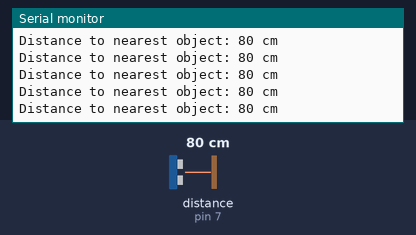
A sketch run on a simulated Arduino Uno, built with avr-gcc and run on an emulated ATmega328P. Parts: the last lines printed to the serial monitor. Wiring (inferred from the names in the program): ultrasonic range finder: trigger pin 7; echo pin 7. Inputs (shaded band) come from the test bench; at power-on: distance to the obstacle (sensor on pin 7) 80 cm. The echo pulse lasts 58.3 µs per cm.

Above: at 1.2 s.
1.3 s: distance to the obstacle (sensor on pin 7) set to 35 cm
At 1.38 s:
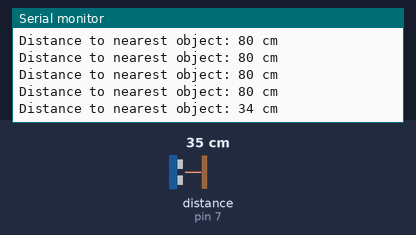
4.3 s: distance to the obstacle (sensor on pin 7) set to 120 cm
At 4.38 s:
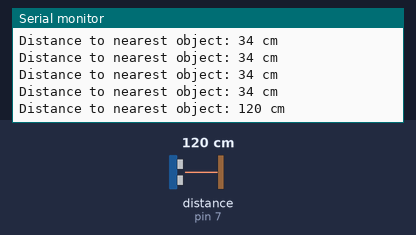
7.3 s: distance to the obstacle (sensor on pin 7) set to 299 cm
At 7.41 s:
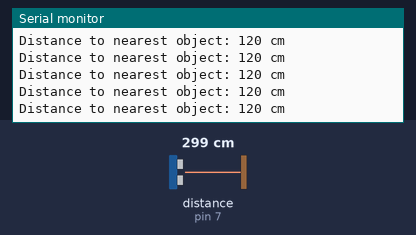
10.3 s: distance to the obstacle (sensor on pin 7) set to 250 cm
At 10.38 s:
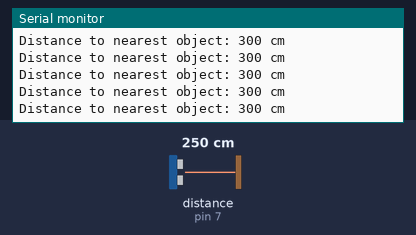
Timing chart, 0 to 13.3 s (numbered marks = the images above; inputs shaded):
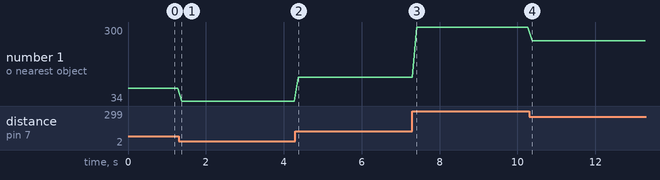

The sketch:

simple.ino
```cpp
const unsigned int PING_SENSOR_IO_PIN = 7;
const unsigned int BAUD_RATE = 9600;

void setup() {
  Serial.begin(BAUD_RATE);
}

void loop() {
  pinMode(PING_SENSOR_IO_PIN, OUTPUT); // <label id="code.input.start_init_pin"/>
  digitalWrite(PING_SENSOR_IO_PIN, LOW);
  delayMicroseconds(2); // <label id="code.input.end_init_pin"/>

  digitalWrite(PING_SENSOR_IO_PIN, HIGH); // <label id="code.input.start_send_chirp"/>
  delayMicroseconds(5);
  digitalWrite(PING_SENSOR_IO_PIN, LOW); // <label id="code.input.end_send_chirp"/>

  pinMode(PING_SENSOR_IO_PIN, INPUT);
  const unsigned long duration = pulseIn(PING_SENSOR_IO_PIN, HIGH); // <label id="code.input.read_duration"/>
  if (duration == 0) {
    Serial.println("Warning: We did not get a pulse from sensor.");
  } else {
    Serial.print("Distance to nearest object: ");
    Serial.print(microseconds_to_cm(duration));
    Serial.println(" cm");
  }

  delay(100);
}

unsigned long microseconds_to_cm(const unsigned long microseconds) {
  return microseconds / 29 / 2;
}
```

Measured:
- after the input at 1.3 s, the serial monitor: prints a new line after 0.08 s (image 1)
- after the input at 4.3 s, the serial monitor: prints a new line after 0.08 s (image 2)
- plotted number 1: 80 → 34 after the input at 1.3 s, 34 → 120 after the input at 4.3 s, 120 → 300 after the input at 7.3 s, 300 → 250 after the input at 10.3 s
